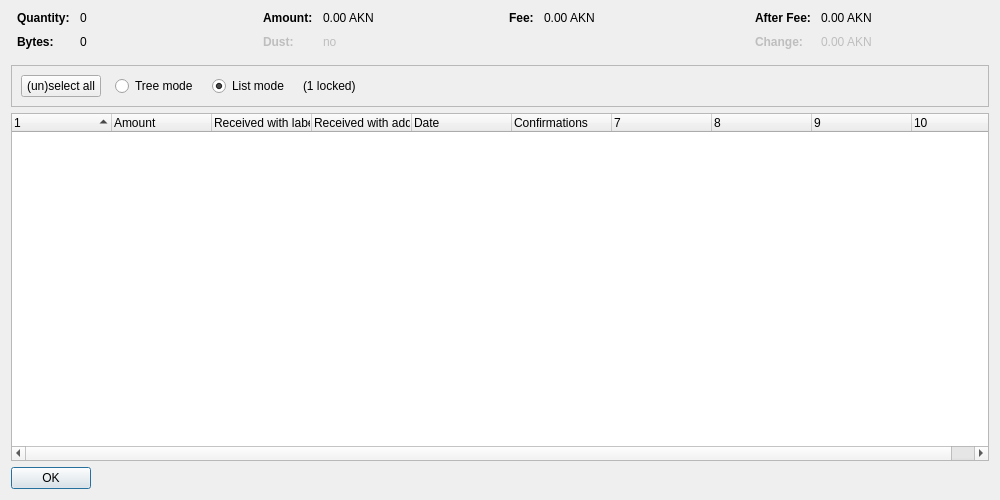
<?xml version="1.0" encoding="UTF-8"?>
<ui version="4.0">
 <class>CoinControlDialog</class>
 <widget class="QDialog" name="CoinControlDialog">
  <property name="geometry">
   <rect>
    <x>0</x>
    <y>0</y>
    <width>1000</width>
    <height>500</height>
   </rect>
  </property>
  <property name="windowTitle">
   <string>Coin Selection</string>
  </property>
  <layout class="QVBoxLayout" name="verticalLayout">
   <item>
    <layout class="QHBoxLayout" name="horizontalLayoutTop" stretch="0,0,0,0">
     <property name="topMargin">
      <number>0</number>
     </property>
     <property name="bottomMargin">
      <number>10</number>
     </property>
     <item>
      <layout class="QFormLayout" name="formLayoutCoinControl1">
       <property name="horizontalSpacing">
        <number>10</number>
       </property>
       <property name="verticalSpacing">
        <number>10</number>
       </property>
       <property name="leftMargin">
        <number>6</number>
       </property>
       <property name="rightMargin">
        <number>6</number>
       </property>
       <item row="0" column="0">
        <widget class="QLabel" name="labelCoinControlQuantityText">
         <property name="font">
          <font>
           <weight>75</weight>
           <bold>true</bold>
          </font>
         </property>
         <property name="text">
          <string>Quantity:</string>
         </property>
        </widget>
       </item>
       <item row="0" column="1">
        <widget class="QLabel" name="labelCoinControlQuantity">
         <property name="cursor">
          <cursorShape>IBeamCursor</cursorShape>
         </property>
         <property name="contextMenuPolicy">
          <enum>Qt::ActionsContextMenu</enum>
         </property>
         <property name="text">
          <string notr="true">0</string>
         </property>
         <property name="textInteractionFlags">
          <set>Qt::LinksAccessibleByMouse|Qt::TextSelectableByKeyboard|Qt::TextSelectableByMouse</set>
         </property>
        </widget>
       </item>
       <item row="1" column="0">
        <widget class="QLabel" name="labelCoinControlBytesText">
         <property name="font">
          <font>
           <weight>75</weight>
           <bold>true</bold>
          </font>
         </property>
         <property name="text">
          <string>Bytes:</string>
         </property>
        </widget>
       </item>
       <item row="1" column="1">
        <widget class="QLabel" name="labelCoinControlBytes">
         <property name="cursor">
          <cursorShape>IBeamCursor</cursorShape>
         </property>
         <property name="contextMenuPolicy">
          <enum>Qt::ActionsContextMenu</enum>
         </property>
         <property name="text">
          <string notr="true">0</string>
         </property>
         <property name="textInteractionFlags">
          <set>Qt::LinksAccessibleByMouse|Qt::TextSelectableByKeyboard|Qt::TextSelectableByMouse</set>
         </property>
        </widget>
       </item>
      </layout>
     </item>
     <item>
      <layout class="QFormLayout" name="formLayoutCoinControl2">
       <property name="horizontalSpacing">
        <number>10</number>
       </property>
       <property name="verticalSpacing">
        <number>10</number>
       </property>
       <property name="leftMargin">
        <number>6</number>
       </property>
       <property name="rightMargin">
        <number>6</number>
       </property>
       <item row="0" column="0">
        <widget class="QLabel" name="labelCoinControlAmountText">
         <property name="font">
          <font>
           <weight>75</weight>
           <bold>true</bold>
          </font>
         </property>
         <property name="text">
          <string>Amount:</string>
         </property>
        </widget>
       </item>
       <item row="0" column="1">
        <widget class="QLabel" name="labelCoinControlAmount">
         <property name="cursor">
          <cursorShape>IBeamCursor</cursorShape>
         </property>
         <property name="contextMenuPolicy">
          <enum>Qt::ActionsContextMenu</enum>
         </property>
         <property name="text">
          <string notr="true">0.00 AKN</string>
         </property>
         <property name="textInteractionFlags">
          <set>Qt::LinksAccessibleByMouse|Qt::TextSelectableByKeyboard|Qt::TextSelectableByMouse</set>
         </property>
        </widget>
       </item>
       <item row="1" column="0">
        <widget class="QLabel" name="labelCoinControlLowOutputText">
         <property name="enabled">
          <bool>false</bool>
         </property>
         <property name="font">
          <font>
           <weight>75</weight>
           <bold>true</bold>
          </font>
         </property>
         <property name="text">
          <string>Dust:</string>
         </property>
        </widget>
       </item>
       <item row="1" column="1">
        <widget class="QLabel" name="labelCoinControlLowOutput">
         <property name="enabled">
          <bool>false</bool>
         </property>
         <property name="cursor">
          <cursorShape>IBeamCursor</cursorShape>
         </property>
         <property name="contextMenuPolicy">
          <enum>Qt::ActionsContextMenu</enum>
         </property>
         <property name="text">
          <string notr="true">no</string>
         </property>
         <property name="textInteractionFlags">
          <set>Qt::LinksAccessibleByMouse|Qt::TextSelectableByKeyboard|Qt::TextSelectableByMouse</set>
         </property>
        </widget>
       </item>
      </layout>
     </item>
     <item>
      <layout class="QFormLayout" name="formLayoutCoinControl3">
       <property name="horizontalSpacing">
        <number>10</number>
       </property>
       <property name="verticalSpacing">
        <number>10</number>
       </property>
       <property name="leftMargin">
        <number>6</number>
       </property>
       <property name="rightMargin">
        <number>6</number>
       </property>
       <item row="0" column="0">
        <widget class="QLabel" name="labelCoinControlFeeText">
         <property name="font">
          <font>
           <weight>75</weight>
           <bold>true</bold>
          </font>
         </property>
         <property name="text">
          <string>Fee:</string>
         </property>
        </widget>
       </item>
       <item row="0" column="1">
        <widget class="QLabel" name="labelCoinControlFee">
         <property name="cursor">
          <cursorShape>IBeamCursor</cursorShape>
         </property>
         <property name="contextMenuPolicy">
          <enum>Qt::ActionsContextMenu</enum>
         </property>
         <property name="text">
          <string notr="true">0.00 AKN</string>
         </property>
         <property name="textInteractionFlags">
          <set>Qt::LinksAccessibleByMouse|Qt::TextSelectableByKeyboard|Qt::TextSelectableByMouse</set>
         </property>
        </widget>
       </item>
      </layout>
     </item>
     <item>
      <layout class="QFormLayout" name="formLayoutCoinControl4">
       <property name="horizontalSpacing">
        <number>10</number>
       </property>
       <property name="verticalSpacing">
        <number>10</number>
       </property>
       <property name="leftMargin">
        <number>6</number>
       </property>
       <property name="rightMargin">
        <number>6</number>
       </property>
       <item row="0" column="0">
        <widget class="QLabel" name="labelCoinControlAfterFeeText">
         <property name="font">
          <font>
           <weight>75</weight>
           <bold>true</bold>
          </font>
         </property>
         <property name="text">
          <string>After Fee:</string>
         </property>
        </widget>
       </item>
       <item row="0" column="1">
        <widget class="QLabel" name="labelCoinControlAfterFee">
         <property name="cursor">
          <cursorShape>IBeamCursor</cursorShape>
         </property>
         <property name="contextMenuPolicy">
          <enum>Qt::ActionsContextMenu</enum>
         </property>
         <property name="text">
          <string notr="true">0.00 AKN</string>
         </property>
         <property name="textInteractionFlags">
          <set>Qt::LinksAccessibleByMouse|Qt::TextSelectableByKeyboard|Qt::TextSelectableByMouse</set>
         </property>
        </widget>
       </item>
       <item row="1" column="0">
        <widget class="QLabel" name="labelCoinControlChangeText">
         <property name="enabled">
          <bool>false</bool>
         </property>
         <property name="font">
          <font>
           <weight>75</weight>
           <bold>true</bold>
          </font>
         </property>
         <property name="text">
          <string>Change:</string>
         </property>
        </widget>
       </item>
       <item row="1" column="1">
        <widget class="QLabel" name="labelCoinControlChange">
         <property name="enabled">
          <bool>false</bool>
         </property>
         <property name="cursor">
          <cursorShape>IBeamCursor</cursorShape>
         </property>
         <property name="contextMenuPolicy">
          <enum>Qt::ActionsContextMenu</enum>
         </property>
         <property name="text">
          <string notr="true">0.00 AKN</string>
         </property>
         <property name="textInteractionFlags">
          <set>Qt::LinksAccessibleByMouse|Qt::TextSelectableByKeyboard|Qt::TextSelectableByMouse</set>
         </property>
        </widget>
       </item>
      </layout>
     </item>
    </layout>
   </item>
   <item>
    <widget class="QFrame" name="frame">
     <property name="minimumSize">
      <size>
       <width>0</width>
       <height>40</height>
      </size>
     </property>
     <property name="frameShape">
      <enum>QFrame::StyledPanel</enum>
     </property>
     <property name="frameShadow">
      <enum>QFrame::Sunken</enum>
     </property>
     <layout class="QHBoxLayout" name="horizontalLayout">
      <item>
       <layout class="QHBoxLayout" name="horizontalLayoutPanel" stretch="0,0,0,0,0">
        <property name="spacing">
         <number>14</number>
        </property>
        <item>
         <widget class="QPushButton" name="pushButtonSelectAll">
          <property name="sizePolicy">
           <sizepolicy hsizetype="Maximum" vsizetype="Fixed">
            <horstretch>0</horstretch>
            <verstretch>0</verstretch>
           </sizepolicy>
          </property>
          <property name="text">
           <string>(un)select all</string>
          </property>
          <property name="autoDefault">
           <bool>false</bool>
          </property>
         </widget>
        </item>
        <item>
         <widget class="QRadioButton" name="radioTreeMode">
          <property name="sizePolicy">
           <sizepolicy hsizetype="Maximum" vsizetype="Fixed">
            <horstretch>0</horstretch>
            <verstretch>0</verstretch>
           </sizepolicy>
          </property>
          <property name="text">
           <string>Tree mode</string>
          </property>
         </widget>
        </item>
        <item>
         <widget class="QRadioButton" name="radioListMode">
          <property name="sizePolicy">
           <sizepolicy hsizetype="Maximum" vsizetype="Fixed">
            <horstretch>0</horstretch>
            <verstretch>0</verstretch>
           </sizepolicy>
          </property>
          <property name="text">
           <string>List mode</string>
          </property>
          <property name="checked">
           <bool>true</bool>
          </property>
         </widget>
        </item>
        <item>
         <widget class="QLabel" name="labelLocked">
          <property name="text">
           <string notr="true">(1 locked)</string>
          </property>
         </widget>
        </item>
        <item>
         <spacer name="horizontalSpacer">
          <property name="orientation">
           <enum>Qt::Horizontal</enum>
          </property>
          <property name="sizeHint" stdset="0">
           <size>
            <width>40</width>
            <height>20</height>
           </size>
          </property>
         </spacer>
        </item>
       </layout>
      </item>
     </layout>
    </widget>
   </item>
   <item>
    <widget class="CoinControlTreeWidget" name="treeWidget">
     <property name="contextMenuPolicy">
      <enum>Qt::CustomContextMenu</enum>
     </property>
     <property name="sortingEnabled">
      <bool>false</bool>
     </property>
     <property name="columnCount">
      <number>10</number>
     </property>
     <attribute name="headerShowSortIndicator" stdset="0">
      <bool>true</bool>
     </attribute>
     <attribute name="headerStretchLastSection">
      <bool>false</bool>
     </attribute>
     <column>
      <property name="text">
       <string/>
      </property>
     </column>
     <column>
      <property name="text">
       <string>Amount</string>
      </property>
     </column>
     <column>
      <property name="text">
       <string>Received with label</string>
      </property>
     </column>
     <column>
      <property name="text">
       <string>Received with address</string>
      </property>
     </column>
     <column>
      <property name="text">
       <string>Date</string>
      </property>
     </column>
     <column>
      <property name="text">
       <string>Confirmations</string>
      </property>
      <property name="toolTip">
       <string>Confirmed</string>
      </property>
     </column>
     <column>
      <property name="text">
       <string/>
      </property>
     </column>
     <column>
      <property name="text">
       <string/>
      </property>
     </column>
     <column>
      <property name="text">
       <string/>
      </property>
     </column>
     <column>
      <property name="text">
       <string/>
      </property>
     </column>
    </widget>
   </item>
   <item>
    <widget class="QDialogButtonBox" name="buttonBox">
     <property name="sizePolicy">
      <sizepolicy hsizetype="Maximum" vsizetype="Fixed">
       <horstretch>0</horstretch>
       <verstretch>0</verstretch>
      </sizepolicy>
     </property>
     <property name="orientation">
      <enum>Qt::Horizontal</enum>
     </property>
     <property name="standardButtons">
      <set>QDialogButtonBox::Ok</set>
     </property>
    </widget>
   </item>
  </layout>
 </widget>
 <customwidgets>
  <customwidget>
   <class>CoinControlTreeWidget</class>
   <extends>QTreeWidget</extends>
   <header>qt/coincontroltreewidget.h</header>
  </customwidget>
 </customwidgets>
 <resources/>
 <connections/>
</ui>
